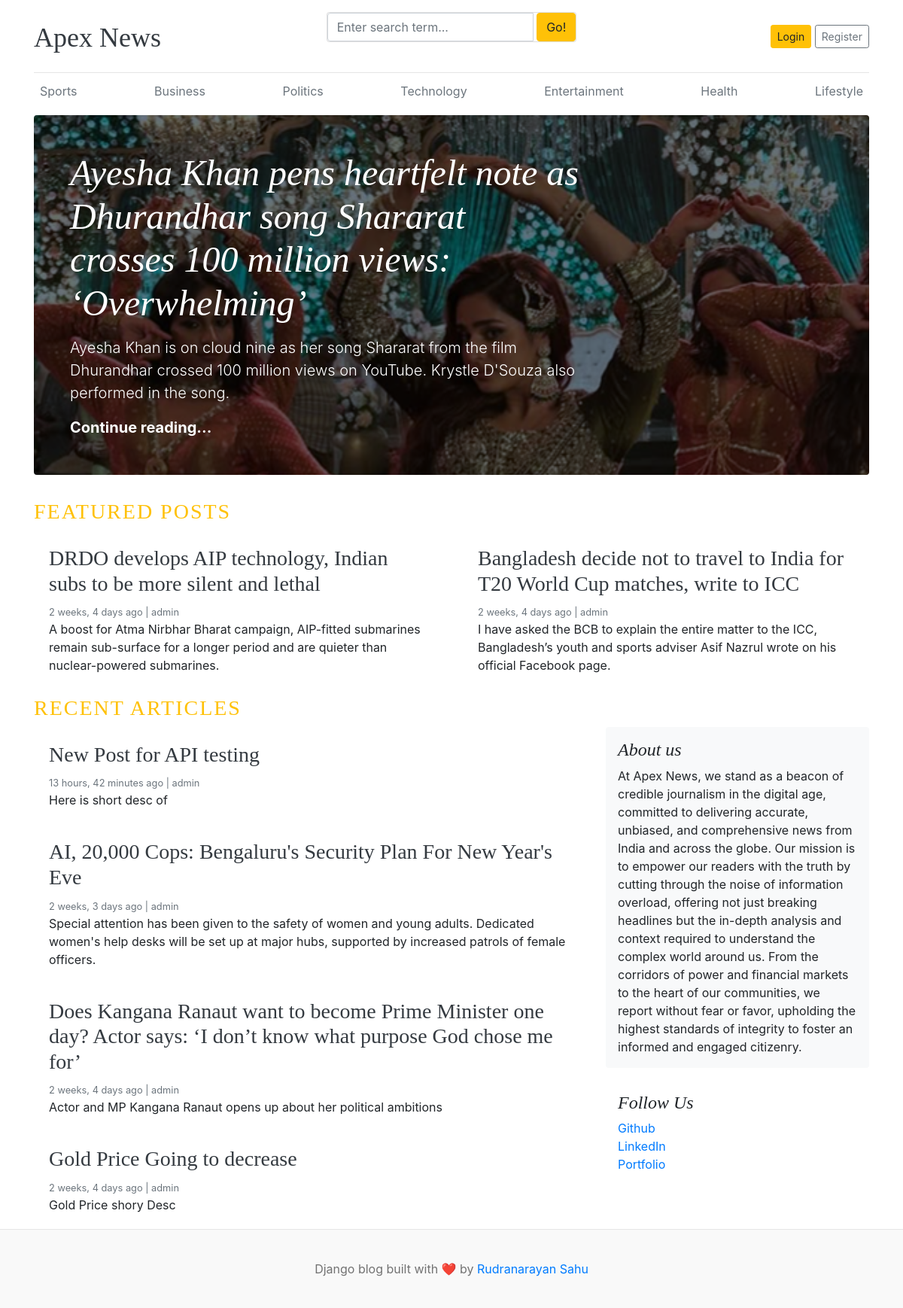
The page / on the database its author committed.
### blogs/models.py (models this page shows, shortened)
class Category(models.Model):
    category_name = models.CharField(max_length=50, unique=True)
    created_at = models.DateTimeField(auto_now_add=True)
    updated_at = models.DateTimeField(auto_now=True)
    class Meta:
        verbose_name = "Category"
        verbose_name_plural = "Categories"

class Blog(models.Model):
    title = models.CharField(max_length=200)
    slug = models.SlugField(max_length=200, unique=True, blank=True)
    category = models.ForeignKey(Category, on_delete=models.CASCADE)
    author = models.ForeignKey(User, on_delete=models.CASCADE)
    featured_image = models.ImageField(upload_to='uploads/%Y/%m/%d/',)
    short_description = models.TextField(max_length=500)
    blog_body = models.TextField(max_length=2000)
    status = models.CharField(max_length=20, choices=STATUS_CHOICES, default="Draft")
    is_featured = models.BooleanField(default=False)
    created_at = models.DateTimeField(auto_now_add=True)
    updated_at = models.DateTimeField(auto_now=True)
    class Meta:
        verbose_name = "Blog"
        verbose_name_plural = "Blogs"

### background/models.py (models this page shows, shortened)
class AboutModel(models.Model):
    title = models.CharField(max_length=200)
    content = models.TextField()
    created_at = models.DateTimeField(auto_now_add=True)
    updated_at = models.DateTimeField(auto_now=True)
    class Meta:
        verbose_name = "About"
        verbose_name_plural = "About"

class SocialLinks(models.Model):
    platform = models.CharField(max_length=100)
    url = models.URLField()
    created_at = models.DateTimeField(auto_now_add=True)
    updated_at = models.DateTimeField(auto_now=True)
    class Meta:
        verbose_name = "Social Link"
        verbose_name_plural = "Social Links"

### blog_main/views.py (the view)
# urls.py: 2. Add a URL to urlpatterns:  path('', views.home, name='home')
def home(request):
    featured_posts = Blog.objects.filter(is_featured=True).order_by('-created_at')
    posts = Blog.objects.filter(is_featured=False, status="Published").order_by('-created_at')
    try:
        about = AboutModel.objects.get()
    except AboutModel.DoesNotExist:
        about = None
    context = {
        'featured_posts': featured_posts,
        'posts': posts,
        'about': about,
    }
    return render(request, 'home.html', context)

### blogs/context_processors.py (called while the page is built)
def get_categories(request):
    from blogs.models import Category
    categories = Category.objects.all()
    return {'categories': categories}

def get_social_links(request):
    social_links = SocialLinks.objects.all()
    return {'social_links': social_links}

### templates/home.html (shortened to what this page needs)
{% extends 'base.html' %}
{% block content %}
        {% for post in featured_posts %} {% if forloop.first %}
        <div class="jumbotron p-3 p-md-5 text-white rounded bg-dark"
            style="background-image: url({{ post.featured_image.url }});background-blend-mode: overlay;background-size:cover;">
            <div class="col-md-8 px-0">
                <h1 class="display-4 font-italic">{{ post.title }}</h1>
                <p class="lead my-3">{{ post.short_description | truncatewords:30 }}</p>
                <p class="lead mb-0">
                    <a href="{% url 'blogs' post.slug %}" class="text-white font-weight-bold">Continue reading...</a>
                </p>
            </div>
        </div>
        {% endif %} {% endfor %}
        <h3 class="text-uppercase text-warning" style="letter-spacing: 2px">
            Featured Posts
        </h3>
        <div class="row mb-2">
            {% for post in featured_posts %} {% if not forloop.first %}
            <div class="col-md-6">
                <div class="card border-0">
                    <div class="card-body">
                        <h3><a class="text-dark" href="{% url 'blogs' post.slug %}">{{ post.title }}</a></h3>
                        <small class="mb-1 text-muted">{{ post.created_at | timesince }} ago | {{ post.author }}</small>
                        <p class="card-text">{{ post.short_description | truncatewords:30 }}</p>
                    </div>
                </div>
            </div>
            {% endif %} {% endfor %}
        </div>
        <h3 class="text-uppercase text-warning" style="letter-spacing: 2px">
            Recent Articles
        </h3>
        <main role="main" class="container p-0">
            <div class="row">
                <div class="col-md-8 blog-main">
                    {% for post in posts %}
                    <div class="card border-0">
                        <div class="card-body">
                            <h3><a class="text-dark" href="{% url 'blogs' post.slug %}">{{ post.title }}</a></h3>
                            <small class="mb-1 text-muted">{{ post.created_at | timesince }} ago | {{ post.author }}</small>
                            <p class="card-text">{{ post.short_description | truncatewords:50 }}</p>
                        </div>
                    </div>
                    {% endfor %}
                </div>
                <aside class="col-md-4 blog-sidebar">
                    <div class="p-3 mb-3 bg-light rounded">
                        <h4 class="font-italic">{{ about.title }}</h4>
                        <p class="mb-0">
                            {{ about.content }}
                        </p>
                    </div>
                    {% if social_links %}
                    <div class="p-3">
                        <h4 class="font-italic">Follow Us</h4>
                        <ol class="list-unstyled">
                            {% for i in social_links %}
                            <li><a href="{{ i.url }}" target="_blank">{{ i.platform }}</a></li>
                            {% endfor %}
                        </ol>
                    </div>
                    {% endif %}
                </aside>
            </div>
        </main>
    </div>
{% endblock %}

### templates/base.html (shortened to what this page needs)
{% load static %}
<!DOCTYPE html>
<html lang="en">
<head>
    <link href="https://getbootstrap.com/docs/4.0/dist/css/bootstrap.min.css" rel="stylesheet" />
    <link rel="stylesheet" href="https://cdnjs.cloudflare.com/ajax/libs/font-awesome/4.7.0/css/font-awesome.min.css">
    <link href="{% static 'css/blog.css' %}" rel="stylesheet" />
</head>
<body>
    <div class="container">
        <header class="blog-header py-3">
            <div class="row flex-nowrap justify-content-between align-items-center">
                <div class="col-4 pt-1">
                    <a class="blog-header-logo text-dark" href="/">Apex News</a>
                </div>
                <div class="card mb-4">
                        <form action ="{% url 'search_blogs' %}" method="GET">
                            <div class="input-group">
                                <input class="form-control" type="text" name="keyword" value="{{ keyword }}" placeholder="Enter search term..." aria-label="Enter search term..." aria-describedby="button-search" /> &nbsp;
                                <button type="submit" class="btn btn-warning" id="button-search" type="button">Go!</button>
                            </div>
                        </form>
                </div>
                <div class="col-4 d-flex justify-content-end align-items-center">
                    {% if not user.is_authenticated %}
                    <a class="btn btn-sm btn-warning" href="{% url 'login' %}">Login</a> &nbsp;
                    <a class="btn btn-sm btn-outline-secondary" href="{% url 'register' %}">Register</a>
                    {% endif %}
                </div>
            </div>
        </header>
        <div class="nav-scroller py-1 mb-2">
            <nav class="nav d-flex justify-content-between">
                {% for category in categories %}
                <a class="p-2 text-muted" href="{% url 'posts_by_category' category.id %}">{{ category.category_name }}</a>
                {% endfor %}
            </nav>
        </div>
    {% block content %}
    {% endblock %}
    <footer class="blog-footer">
        <p>Django blog built with ❤️ by <a href="#">Rudranarayan Sahu</a></p>
    </footer>
</body>
</html>

### blog_main/static/css/blog.css (style rules this page uses)
.blog-header { border-bottom: 1px solid #e5e5e5; }
.blog-header-logo { font-family: "Playfair Display", Georgia, "Times New Roman", serif; font-size: 2.25rem; }
h1, h2, h3, h4, h5, h6 { font-family: "Playfair Display", Georgia, "Times New Roman", serif; }
.display-4 { font-size: 2.5rem; }
@media (min-width: 768px) { .display-4 { font-size: 3rem; } }
.blog-footer { padding: 2.5rem 0; color: #727272; text-align: center; background-color: #f9f9f9; border-top: .05rem solid #e5e5e5; }
.blog-footer p:last-child { margin-bottom: 0; }

### rows shown on the page
Category: category_name "Sports"
Category: category_name "Business"
Category: category_name "Politics"
Category: category_name "Technology"
Category: category_name "Entertainment"
Category: category_name "Health"
Category: category_name "Lifestyle"
Blog: featured_image (picture), title "Ayesha Khan pens heartfelt note as Dhurandhar song Shararat crosses 100 million views: ‘Overwhelming’", short_description "Ayesha Khan is on cloud nine as her song Shararat from the film Dhurandhar crossed 100 million views on YouTube. Krystle D'Souza also performed in the song."
Blog: title "DRDO develops AIP technology, Indian subs to be more silent and lethal", created_at "2 weeks, 4 days", author "admin", short_description "A boost for Atma Nirbhar Bharat campaign, AIP-fitted submarines remain sub-surface for a longer period and are quieter than nuclear-powered submarines."
Blog: title "Bangladesh decide not to travel to India for T20 World Cup matches, write to ICC", created_at "2 weeks, 4 days", author "admin", short_description "I have asked the BCB to explain the entire matter to the ICC, Bangladesh’s youth and sports adviser Asif Nazrul wrote on his official Facebook page."
Blog: title "New Post for API testing", created_at "13 hours, 42 minutes", author "admin", short_description "Here is short desc of"
Blog: title "AI, 20,000 Cops: Bengaluru's Security Plan For New Year's Eve", created_at "2 weeks, 3 days", author "admin", short_description "Special attention has been given to the safety of women and young adults. Dedicated women's help desks will be set up at major hubs, supported by increased patrols of female officers."
Blog: title "Does Kangana Ranaut want to become Prime Minister one day? Actor says: ‘I don’t know what purpose God chose me for’", created_at "2 weeks, 4 days", author "admin", short_description "Actor and MP Kangana Ranaut opens up about her political ambitions"
Blog: title "Gold Price Going to decrease", created_at "2 weeks, 4 days", author "admin", short_description "Gold Price shory Desc"

### other values the page prints
{{ about.title }} "About us"
{{ i.platform }} "Github"
{{ i.platform }} "LinkedIn"
{{ i.platform }} "Portfolio"
